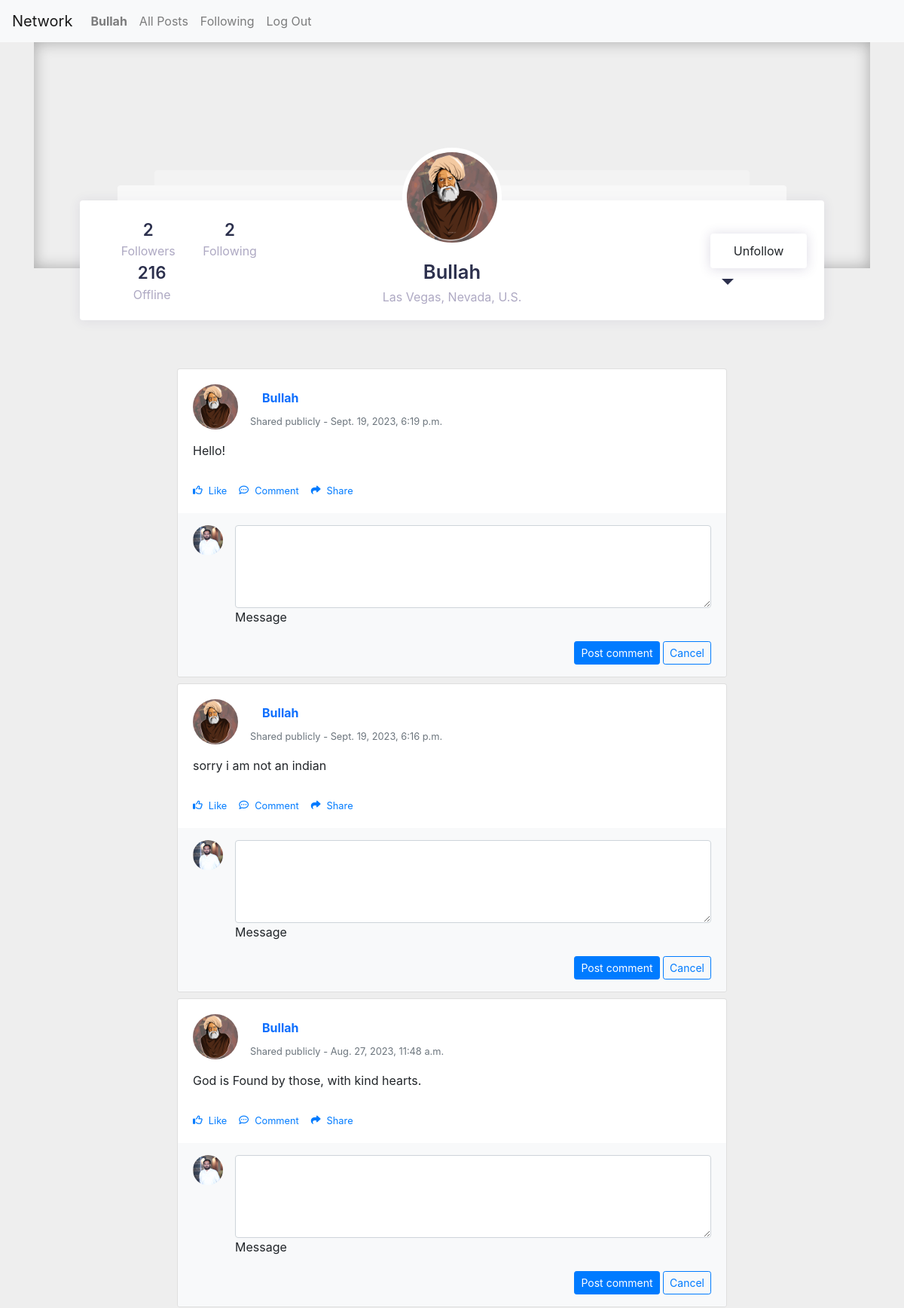
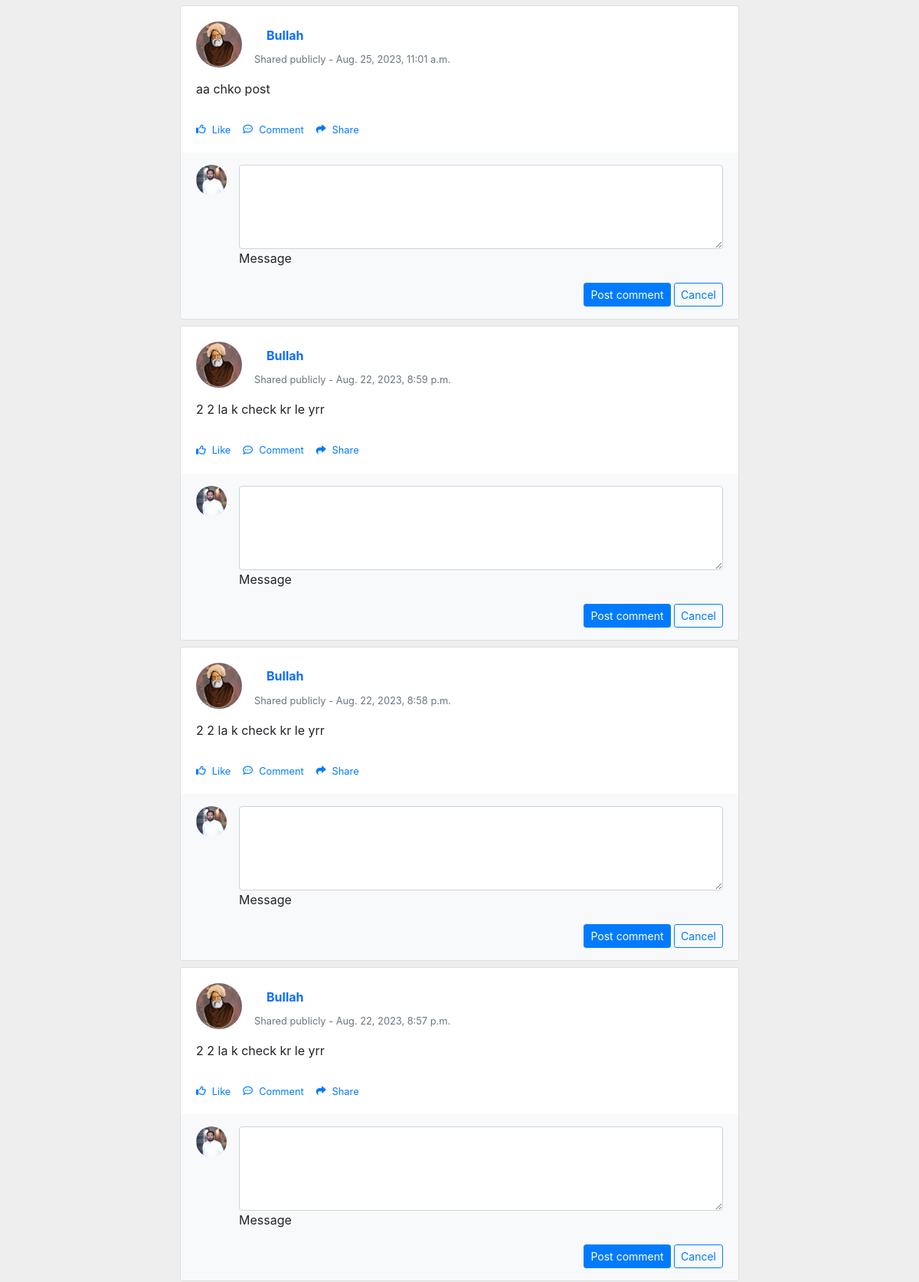
/profile/15 (signed in, upper part), run on the app's committed database (2 pictures, top to bottom).
### network/models.py (models this page shows, shortened)
class User(AbstractUser):
    picture = models.ImageField(upload_to='network/files/profile_pictures/', blank=True, null=True)

class Post(models.Model):
    user = models.ForeignKey(User, on_delete=models.CASCADE, related_name="Creater")
    text = models.TextField()
    created_at = models.DateTimeField(auto_now_add=True)

### network/views.py (the view)
# urls.py: path("profile/<int:user_id>", views.profile, name = "profile"),
def profile(request, user_id):
    if request.method == "POST":
        action = request.POST["action"]
        following_user_id = request.POST["following_user"]
        being_followed_id = user_id
        following_user = User.objects.get(pk = following_user_id)
        being_followed = User.objects.get(pk = being_followed_id)
        if action == "Follow":
            new_follow = Follow(
                follower = following_user,
                followed = being_followed
            )
            new_follow.save()
            btn_text = "Unfollow"
        else:
            Follow.objects.get(followed = being_followed, follower = following_user).delete()
            btn_text = "Follow"
        profile_user = User.objects.get(pk = user_id)
        followers_count = Follow.objects.filter(followed = profile_user).count
        followed_count = Follow.objects.filter(follower = profile_user).count
        posts = Post.objects.filter(user = profile_user).order_by('-created_at')
        return render(request, "network/profile.html" , {'user': profile_user, 'followers':followers_count, 'followed':followed_count, 'posts':posts, 'btn_text': btn_text})
    else:
        profile_user = User.objects.get(pk = user_id)
        followers_count = Follow.objects.filter(followed = profile_user).count
        followed_count = Follow.objects.filter(follower = profile_user).count
        posts = Post.objects.filter(user = profile_user).order_by('-created_at')
        if Follow.objects.filter(follower = request.user, followed = profile_user).exists():
            btn_text = "Unfollow"
        else:
            btn_text = "Follow"
        return render(request, "network/profile.html" , {'user': profile_user, 'followers':followers_count, 'followed':followed_count, 'posts':posts, 'btn_text': btn_text})

### network/templates/network/profile.html (shortened to what this page needs)
{% extends "network/layout.html" %}
{% block body %}
<section style="background-color: #eee;">
<div class="container db-social">
    <div class="container-fluid">
        <div class="row justify-content-center">
            <div class="col-xl-11">
                <div class="widget head-profile has-shadow">
                    <div class="widget-body pb-0">
                        <div class="row d-flex align-items-center">
                            <div class="col-xl-4 col-md-4 d-flex justify-content-lg-start justify-content-md-start justify-content-center">
                                <ul>
                                    <li>
                                        <div class="counter">{{followers}}</div>
                                        <div class="heading">Followers</div>
                                    </li>
                                    <li>
                                        <div class="counter">{{followed}}</div>
                                        <div class="heading">Following</div>
                                    </li>
                                    <li>
                                        <div class="counter">216</div>
                                        <div class="heading">Offline</div>
                                    </li>
                                </ul>
                            </div>
                            <div class="col-xl-4 col-md-4 d-flex justify-content-center">
                                <div class="image-default">
                                    <img class="rounded-circle" src="{{user.picture.url}}" alt="...">
                                </div>
                                <div class="infos">
                                    <h2>{{user.username}}</h2>
                                    <div class="location">Las Vegas, Nevada, U.S.</div>
                                </div>
                            </div>
                            <div class="col-xl-4 col-md-4 d-flex justify-content-lg-end justify-content-md-end justify-content-center">
                                <div class="follow">
                                    {% if not user == request.user %}
                                    <form method="post" action="{% url 'profile' user.id %}">
                                        <button type="submit" class="btn btn-shadow">{{btn_text}}</a></button>
                                    </form>
                                    {% endif %}
                                    <div class="actions dark">
                                        <div class="dropdown">
                                            <button type="button" data-toggle="dropdown" aria-haspopup="true" aria-expanded="false" class="dropdown-toggle">
                                            </button>
                                        </div>
                                    </div>
                                </div>
                            </div>
                        </div>
                    </div>
                </div>
            </div>
        </div>
    </div>
</div>
</section>
{% for post in posts %}
<section style="background-color: #eee;">
  <div class="container py-1">
    <div class="row d-flex justify-content-center">
      <div class="col-md-12 col-lg-10 col-xl-8">
        <div class="card">
          <div class="card-body">
            <div class="d-flex flex-start align-items-center">
                {% if request.user.picture %}
              <img class="rounded-circle shadow-1-strong me-3"
                src="{{ post.user.picture.url }}" alt="avatar" width="60"
                height="60" />
                {% endif %}
              <div>
                <h6 class="fw-bold text-primary mb-1">
                  <a class="nav-link" href="{% url 'profile' post.user.id%}">
                  {{post.user}}
                </a>
                </h6>
                <p class="text-muted small mb-0">
                  Shared publicly - {{post.created_at}}
                </p>
              </div>
            </div>
            <p class="mt-3 mb-4 pb-2">
              {{post.text}}
            </p>
            <div class="small d-flex justify-content-start">
              <a href="#!" class="d-flex align-items-center me-3">
                <i class="far fa-thumbs-up me-2"></i>
                <p class="mb-0">Like</p>
              </a>
              <a href="#!" class="d-flex align-items-center me-3">
                <i class="far fa-comment-dots me-2"></i>
                <p class="mb-0">Comment</p>
              </a>
              <a href="#!" class="d-flex align-items-center me-3">
                <i class="fas fa-share me-2"></i>
                <p class="mb-0">Share</p>
              </a>
            </div>
          </div>
          <div class="card-footer py-3 border-0" style="background-color: #f8f9fa;">
            <div class="d-flex flex-start w-100">
              {% if request.user.picture %}
              <img class="rounded-circle shadow-1-strong me-3"
                src="{{ request.user.picture.url }}" alt="avatar" width="40"
                height="40" />
                {% endif %}
              <div class="form-outline w-100">
                <textarea class="form-control" id="textAreaExample" rows="4"
                  style="background: #fff;"></textarea>
                <label class="form-label" for="textAreaExample">Message</label>
              </div>
            </div>
            <div class="float-end mt-2 pt-1">
              <button type="button" class="btn btn-primary btn-sm">
                Post comment
              </button>
              <button type="button" class="btn btn-outline-primary btn-sm">
                Cancel
              </button>
            </div>
          </div>
        </div>
      </div>
    </div>
  </div>
</section>
{% endfor %}
{% endblock %}

### network/templates/network/layout.html (shortened to what this page needs)
{% load static %}
<!DOCTYPE html>
<html lang="en">
    <head>
        <link href="{% static 'network/styles.css' %}" rel="stylesheet">
        <link rel="stylesheet" href="https://stackpath.bootstrapcdn.com/bootstrap/4.4.1/css/bootstrap.min.css">
        <link href="https://cdn.jsdelivr.net/npm/bootstrap@5.0.2/dist/css/bootstrap.min.css" rel="stylesheet">
        <link rel="stylesheet" href="https://stackpath.bootstrapcdn.com/bootstrap/4.1.1/css/bootstrap.min.css">
    </head>
    <body>
        <nav class="navbar navbar-expand-lg navbar-light bg-light">
            <a class="navbar-brand" href="#">Network</a>
            <div>
              <ul class="navbar-nav mr-auto">
                {% if user.is_authenticated %}
                    <li class="nav-item">
                        <a class="nav-link" href="#"><strong>{{ user.username }}</strong></a>
                    </li>
                {% endif %}
                <li class="nav-item">
                  <a class="nav-link" href="{% url 'index' %}">All Posts</a>
                </li>
                {% if user.is_authenticated %}
                    <li class="nav-item">
                        <a class="nav-link" href="#">Following</a>
                    </li>
                    <li class="nav-item">
                        <a class="nav-link" href="{% url 'logout' %}">Log Out</a>
                    </li>
                {% endif %}
              </ul>
            </div>
          </nav>
        <div class="body">
            {% block body %}
            {% endblock %}
        </div>
    </body>
</html>

### network/static/network/styles.css (style rules this page uses)
body { margin-top:20px; background:#eee; }
.container-fluid { padding: 30px 30px; }
.db-social .head-profile { margin-top: -120px; border-radius: 4px; position: relative; }
.widget { background: #fff; border-radius: 0; border: none; margin-bottom: 30px; }
.has-shadow { box-shadow: 0 1px 15px 1px rgba(52,40,104,.08); }
.db-social .head-profile:before { content: ""; background: rgba(255,255,255,.6); height: 20px; width: 90%; position: absolute; top: -20px; left: 0; right: 0; margin: 0 auto; border-radius: 4px 4px 0 0; }
.db-social .head-profile:after { content: ""; background: rgba(255,255,255,.3); height: 20px; width: 80%; position: absolute; top: -40px; left: 0; right: 0; margin: 0 auto; border-radius: 4px 4px 0 0; }
.db-social .widget-body { padding: 1rem 1.4rem; }
.widget-body { padding: 1.4rem; }
.pb-0, .py-0 { padding-bottom: 0!important; }
.db-social .image-default img { width: 120px; position: absolute; top: -80px; left: 0; right: 0; margin: 0 auto; box-shadow: 0 0 0 6px rgba(255,255,255,1); z-index: 10; }
.db-social .infos { text-align: center; margin-top: 4rem; margin-bottom: 1rem; line-height: 1.8rem; }
.db-social h2 { color: #2c304d; font-size: 1.6rem; font-weight: 600; margin-bottom: .2rem; }
.db-social .location { color: #aea9c3; font-size: 1rem; }
.db-social .follow .btn { padding: 10px 30px; }
.btn:not(:disabled):not(.disabled) { cursor: pointer; }
.btn-shadow, .btn-shadow a { color: #5d5386; background-color: #fff; border-color: #fff; box-shadow: 0 1px 15px 1px rgba(52,40,104,.15); }
.db-social .head-profile .actions { display: inline-block; vertical-align: middle; margin-left: .5rem; }
.actions { z-index: 999; display: block; }
.actions.dark .dropdown-toggle { color: #2c304d; }
.actions .dropdown-toggle { color: #98a8b4; background: none; border: none; padding: 0; font-size: 1.7rem; }
.db-social .head-profile li:first-child { padding-left: 0; }
.db-social .head-profile li { display: inline-block; text-align: center; padding: 0 1rem; }
.db-social .head-profile li .counter { color: #2c304d; font-size: 1.4rem; font-weight: 600; }
.db-social .head-profile li .heading { color: #aea9c3; font-size: 1rem; }

### data on the page
User: username "Bullah", picture (picture)
Post: user.picture (picture), user "Bullah", created_at "Sept. 19, 2023, 6:19 p.m.", text "Hello!"
Post: user.picture (picture), user "Bullah", created_at "Sept. 19, 2023, 6:16 p.m.", text "sorry i am not an indian"
Post: user.picture (picture), user "Bullah", created_at "Aug. 27, 2023, 11:48 a.m.", text "God is Found by those, with kind hearts."
Post: user.picture (picture), user "Bullah", created_at "Aug. 25, 2023, 11:01 a.m.", text "aa chko post"
Post: user.picture (picture), user "Bullah", created_at "Aug. 22, 2023, 8:59 p.m.", text "2 2 la k check kr le yrr"
Post: user.picture (picture), user "Bullah", created_at "Aug. 22, 2023, 8:58 p.m.", text "2 2 la k check kr le yrr"
Post: user.picture (picture), user "Bullah", created_at "Aug. 22, 2023, 8:57 p.m.", text "2 2 la k check kr le yrr"

### other printed values
{{ followers }} "2"
{{ followed }} "2"
{{ btn_text }} "Unfollow"
